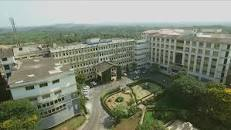
#> input picture images.jpeg, 231 x 130 px
$ jupyter execute 'Working with images and videos in OpenCV.ipynb'
#> lines starting #> are read from the running program, lines starting #| are printed output that depends on the picture
[cell 1]
#!pip install opencv-python
#!pip install matplotlib

[cell 2]
import cv2
import matplotlib.pyplot as plt

[cell 3]
img = cv2.imread("images.jpeg", cv2.IMREAD_COLOR)
#> img is the input picture: shape (130, 231, 3); mean B, G, R 113.5, 131.2, 124.5

[cell 4]
RGB_img = cv2.cvtColor(img, cv2.COLOR_BGR2RGB)

[cell 5]
plt.imshow(RGB_img)

[cell 6]
Gray_img = cv2.imread('images.jpeg', 0)
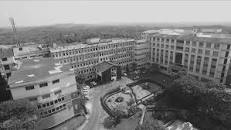
#> Gray_img: shape (130, 231); min 3, max 230, mean 127.2

[cell 7]
filename ='Gray_image.jpg'

[cell 8]
cv2.imwrite(filename, Gray_img)
#> Out = True

[cell 9]
cv2.imshow("Original_image", img)

[cell 10]
cv2.imshow('Gray_Scale_img', Gray_img)
cv2.waitKey(0)
cv2.destroyAllWindows()

[cell 11]
cap = cv2.VideoCapture('file_example_MP4_480_1_5MG.mp4')

[cell 12]
if (cap.isOpened()== False):
    print("Error opening video file")

[cell 13]
while(cap.isOpened()):
    ret, frame = cap.read()
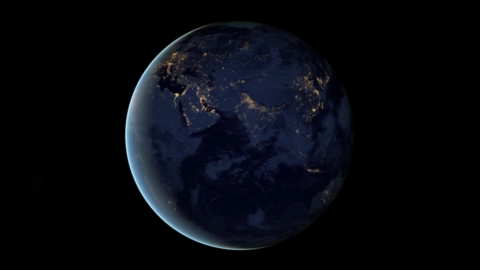
#> input picture frame 90 of file_example_MP4_480_1_5MG.mp4, 480 x 270 px
#> frame is the input picture: shape (270, 480, 3); mean B, G, R 14.7, 9.1, 7.3
    if ret == True:
        cv2.imshow('Frame', frame)
        if cv2.waitKey(25) & 0xFF == ord('q'):
#> (key q is pressed here)
            break
    else:
        break
